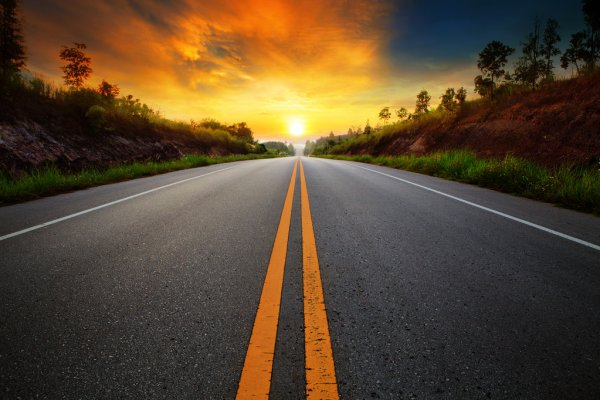
#> input picture PDI(processamento digital de imagem)/Exercícios/Exerc07/estrada.jpg, 600 x 400 px
$ python Exer07.py
#> lines starting #> are read from the running program, lines starting #| are printed output that depends on the picture; after the words box and inside, x2 and y2 are one past the last pixel; in counts of white or black regions, pixels touching at a corner belong together
import cv2

img = cv2.imread("estrada.jpg")
#> img is the input picture: shape (400, 600, 3); mean B, G, R 48.1, 70.5, 88.8
img = cv2.medianBlur(img, 5)

grayscal = cv2.cvtColor(img, cv2.COLOR_BGR2GRAY)
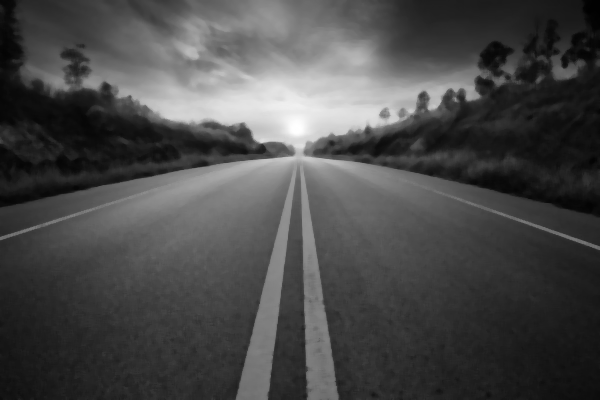
#> grayscal: shape (400, 600); min 1, max 255, mean 73.2

#grayscal = grayscal[::3, ::3]

mat, thesh = cv2.threshold(grayscal, 127, 255, cv2.THRESH_BINARY)
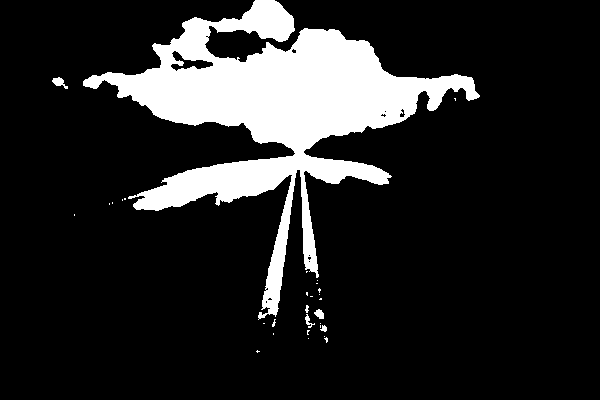
#> thesh: shape (400, 600); 14.9% white; 30 white regions (24 under 20 px), largest, box (x1, y1, x2, y2) and area: (83, 0, 480, 320) 35393, (52, 77, 68, 89) 93, (314, 309, 324, 319) 67, (305, 314, 315, 328) 51, (320, 325, 327, 332) 31, (305, 305, 309, 313) 21

thres1 = cv2.adaptiveThreshold(
    grayscal, 255, cv2.ADAPTIVE_THRESH_GAUSSIAN_C, cv2.THRESH_BINARY, 11, 2)
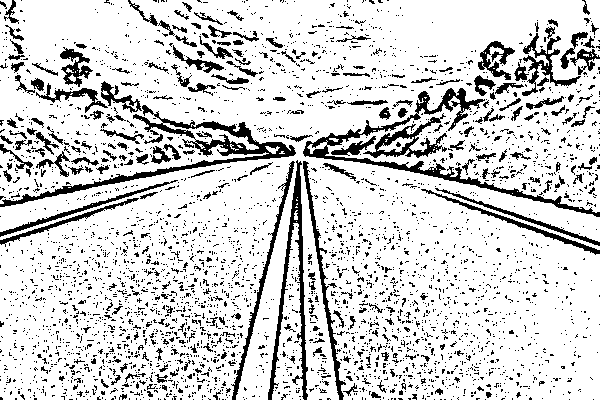
#> thres1: shape (400, 600); 83% white; 3647 black regions (3392 under 20 px), largest, box (x1, y1, x2, y2) and area: (0, 105, 296, 207) 3283, (303, 88, 600, 217) 3088, (268, 160, 308, 400) 1924

thresh2 = cv2.adaptiveThreshold(
    grayscal, 255, cv2.ADAPTIVE_THRESH_MEAN_C, cv2.THRESH_BINARY, 11, 2)
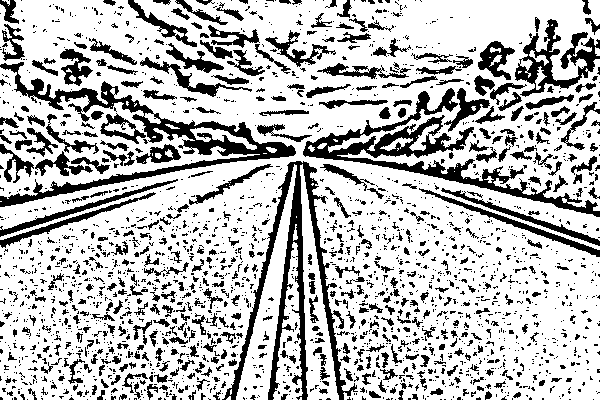
#> thresh2: shape (400, 600); 73.6% white; 2286 black regions (1831 under 20 px), largest, box (x1, y1, x2, y2) and area: (0, 62, 296, 207) 6110, (303, 88, 600, 217) 5863, (222, 161, 358, 400) 5718

cv2.imshow('GrayScal of imagem', grayscal)
cv2.imshow("imagem com threshold", thesh)
cv2.imshow("thresholding Gaussian", thres1)
cv2.imshow("thresholding Mean", thresh2)
cv2.waitKey()

cv2.imwrite("imagem com threshold.jpg", thesh)
cv2.imwrite("Adptivethresh_gaussian.jpg", thres1)
cv2.imwrite("adaptiveThresh_mean.jpg", thresh2)
